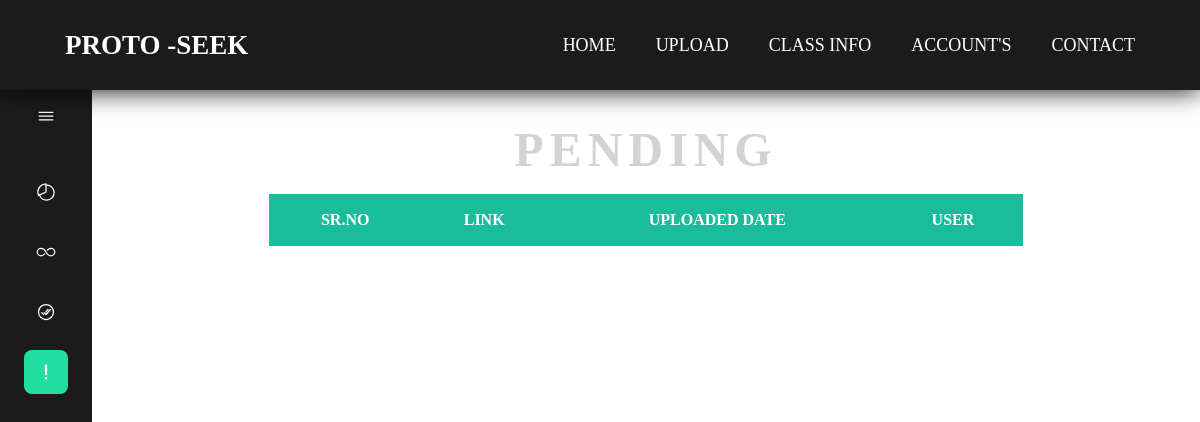
Page /teacher/info/ (signed in) on the earlier database version.
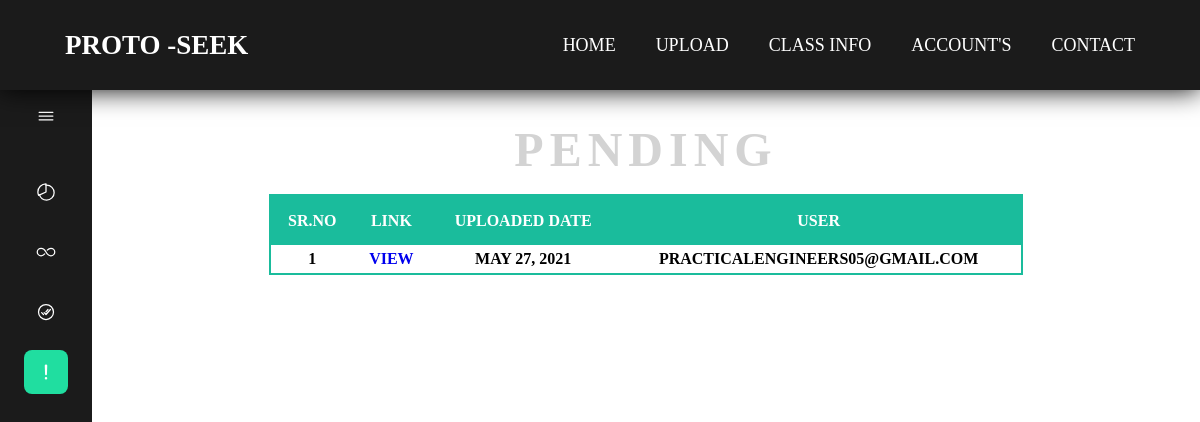
Same page on the later database version.
### videos/models.py (models this page shows, shortened)
class videoUpload(models.Model):
    captions=models.CharField(max_length=100)
    username=models.CharField(max_length=100)
    date=models.DateField(default='2001-04-12')
    EventName=models.CharField(max_length=50,default="")
    thumbnail=models.TextField()
    video=models.FileField(upload_to="videos/%y",validators=[file_size,FileExtensionValidator(allowed_extensions=['mp4','MOV','MKV'])])
    url_64encoding=models.CharField(max_length=2048,default='/upload/videos/')
    Total_marks=models.IntegerField(default=0)
    EventID=models.CharField(max_length=100,default='welcome newbie')

### videos/views.py (the view)
# urls.py: path('teacher/info/',classesInof,name="class_details"),
def classesInof(request):
    if request.method =='GET':
        try:
            is_teacher = TEACHER.objects.get(teacher=request.user)
            if is_teacher.is_active:
                all_classes = TeacherClassRoom.objects.filter(teacher=is_teacher)
                all_events = Events.objects.filter(Room__in=all_classes.values_list('id'))
                pending_video = videoUpload.objects.filter(EventID__in=all_events.values_list('id'), Total_marks=0)
                correctVideo=videoUpload.objects.filter(EventID__in=all_events.values_list('id'), Total_marks__gt=0)
            else:
                messages.info("Your Request Is Pending for Admin review")
                return redirect('/teacher/')
        except Exception as e:
            return HttpResponse("Your Not Teacher Plz Contact your Admin")
    return render(request, 'info.html', {'marks': correctVideo, 'LeftOver':pending_video })

### Templates/info.html (shortened to what this page needs)
{% load static %}
{% static "images" as baseUrl %}
<!DOCTYPE html>
<html lang="en">
<head>
    <link rel="stylesheet" href="{% static 'css/headercss.css' %}">
    <link rel="stylesheet" href="{% static 'css/info.css' %}">
</head>
<body>
    <div>
        {% include "header.html" %}
    <div id="body-pd">
        <div class="l-navbar" id="navbar">
            <div class="nav">
                <div>
                    <div class="nav__brand">
                        <ion-icon name="menu-outline" class="nav__toggle" id="nav-toggle"></ion-icon>
                    </div>
                    <div class="nav__list">
                        <a class="nav__link" id="analytics">
                            <ion-icon name="pie-chart-outline" class="nav__icon"></ion-icon>
                        </a>
                        <a class="nav__link " id="filterbyevent">
                            <ion-icon name="infinite-outline" class="nav__icon"></ion-icon>
                        </a>
                        <a class="nav__link " id="verified">
                            <ion-icon name="checkmark-done-circle-outline" class="nav__icon"></ion-icon>
                        </a>
                        <a class="nav__link activesider" id="unseen">
                            <ion-icon name="alert-outline" class="nav__icon"></ion-icon>
                        </a>
                    </div>
                </div>
            </div>
        </div>
    </div>
    <div class="tableVIEW containerHomepage" id="rightbar">
        <div class="output">
            <div id="infoteller">
                PENDING
            </div>
            <table class="blue">
                <thead>
                    <tr>
                        <th>SR.NO</th>
                        <th> link </th>
                        <th id="UPD">UPLOADED DATE </th>
                        <th>USER</th>
                    </tr>
                </thead>
                <tbody id="TB">
                    {% for i in LeftOver %}
                    <tr>
                        <td></td>
                        <td><a href="/videos/{{i.url_64encoding}}" target="_blank">View</a></td>
                        <td>{{i.date}}</td>
                        <td>{{i.username}}</td>
                    </tr>
                    {% endfor %}
                </tbody>
            </table>
        </div>
    </div>
</body>
</html>

### Templates/header.html (shortened to what this page needs)
<nav>
    <div class="logo"> PROTO -SEEK</div>
    <ul id="listviewheader">
        <li> <a href="/">HOME</a></li>
        <li><a href="/upload/">UPLOAD</a></li>
        <li>
            <a> Class INFO</a>
        </li>
        <li>
            <a>Account's</a>
        </li>
        <li><a href="https://github.com/engineerscodes/PROTO-SEEK">Contact</a></li>
    </ul>
</nav>
</div>

### static/css/headercss.css (style rules this page uses)
* { padding: 0; margin: 0; box-sizing: border-box; }
nav { background-color: #1b1b1b; position: sticky; top: 0; left: 0; right: 0; bottom: 0; box-shadow: 0px 0px 25px 0px #000000fa; color: white; z-index: 1000; transition: background 1s ease; padding: 10px 5px; }
nav::after { content: ""; clear: both; display: table; }
nav ul { float: right; list-style: none; margin-right: 40px; position: relative; }
nav ul li { float: left; display: inline-block; background: #1b1b1b; margin: 0 5px; }
nav ul li a { text-decoration: none; line-height: 70px; font-size: 18px; padding: 8px 15px; text-transform: uppercase; color: white; }
nav .logo { float: left; color: white; font-size: 27px; font-weight: 600; line-height: 70px; padding-left: 60px; }

### static/css/info.css (style rules this page uses)
* { padding: 0; margin: 0; box-sizing: border-box; }
table { border-collapse: collapse; width: 70%; text-transform: uppercase; max-width: 80%; }
.blue { border: 2px solid #1ABC9C; }
.blue thead { background: #1ABC9C; }
thead { color: white; }
th, td { padding: 5px 10px; font-weight: bolder; width: auto; }
th { height: 50px; }
.output { display: flex; text-align: center; flex-direction: column; align-items: center; }

### Templates/info.html (style rules this page uses)
:root { --nav-width: 92px; --first-color: #20dea0; --bg-color: #1b1b1b; ; --sub-color: #B6CEFC; --white-color: #FFF; --body-font: 'Poppins', sans-serif; --normal-font-size: 1rem; --small-font-size: .875rem; --z-fixed: 100; }
a { text-decoration: none; }
.l-navbar { position: fixed; top: 70px; left: 0; width: var(--nav-width); bottom: 0; background-color: var(--bg-color); color: var(--white-color); padding: 1.5rem 1.5rem 2rem; transition: .5s; z-index: var(--z-fixed); }
.nav { height: 100%; display: flex; flex-direction: column; justify-content: space-between; overflow: hidden; }
.nav__brand { display: grid; grid-template-columns: max-content max-content; justify-content: space-between; align-items: center; margin-bottom: 2rem; }
.nav__toggle { font-size: 1.25rem; padding: .75rem; cursor: pointer; }
.nav__link { display: grid; grid-template-columns: max-content max-content; align-items: center; column-gap: .75rem; padding: .75rem; color: var(--white-color); border-radius: .5rem; margin-bottom: 1rem; transition: .3s; cursor: pointer; }
.nav__icon { font-size: 1.25rem; }
.activesider { background-color: var(--first-color); }
.tableVIEW { padding: 16px; position: absolute; left: 92px; right: 0; }
.blue { counter-reset: serial-number; }
.blue tr td:first-child:before { counter-increment: serial-number; content: counter(serial-number); }
#infoteller { font-size: 48px; line-height: 28px; letter-spacing: .125em; margin: 30px auto; color: #d3d3d3; font-weight: bolder; }

Differences in the rows shown:
added videoUpload: date "MAY 27, 2021", username "PRACTICALENGINEERS05@GMAIL.COM"
